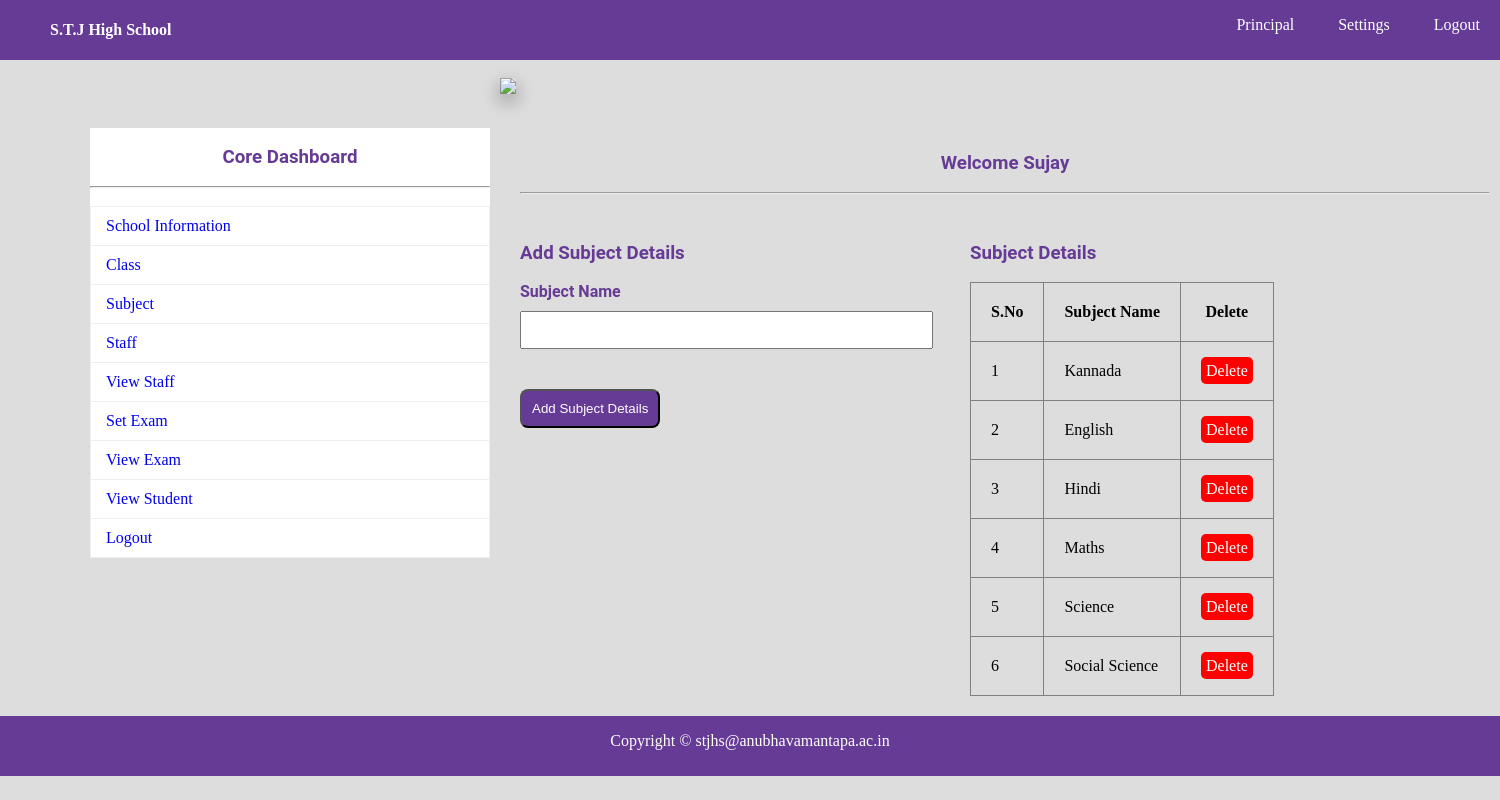
Page /add_sub.php (signed in) on the committed database.
### tables this page shows
CREATE TABLE IF NOT EXISTS `sub` (
  `SID` int(11) NOT NULL AUTO_INCREMENT,
  `SNAME` varchar(150) NOT NULL,
  PRIMARY KEY (`SID`)
);

### add_sub.php (the view, shortened to what this page needs)
<?php
	include"database.php";
?>
<!DOCTYPE html>
<html>
	<head>
		<link rel="stylesheet" type="text/css" href="css/style.css">
	</head>
	<body>
				<?php include"navbar.php";?><br>
				<img src="img/1.png" style="margin-left:500px;" class="sha">
			<div id="section">
					<?php include"sidebar.php";?><br><br><br>
					<h3 class="text">Welcome <?php echo $_SESSION["ANAME"]; ?></h3><br><hr><br>
					<div class="content1">
						<h3 > Add Subject Details</h3><br>
						<form method="post" action="<?php echo $_SERVER["PHP_SELF"];?>">
						   <label>Subject Name</label><br>
						   <input type="text" name="sname" required class="input">
						   <button type="submit" class="btn" name="submit">Add Subject Details</button>
						</form>
					</div>
				<div class="tbox" >
					<h3 style="margin-top:30px;"> Subject Details</h3><br>
					<table border="1px" >
						<tr>
							<th>S.No</th>
							<th>Subject Name</th>
							<th>Delete</th>
						</tr>
						<?php
							$s="select * from sub";
							$res=$db->query($s);
							if($res->num_rows>0)
							{
								$i=0;
								while($r=$res->fetch_assoc())
								{
									$i++;
									echo "
										<tr>
										<td>{$i}</td>
										<td>{$r["SNAME"]}</td>
										<td><a href='sub_delete.php?id={$r["SID"]}' class='btnr'>Delete</a></td>
										</tr>
									";
								}
							}
							else
							{
								echo "No Record Found";
							}
						?>
					</table>
				</div>
			</div>
				<?php include"footer.php";?>
	</body>
</html>

### css/style.css (style rules this page uses)
* { padding:0px; margin:0px; }
html { background:#dddddd; }
a { text-decoration:none; }
h1,h2,h3,h4,h5,h6,label { font-family:roboto; color:#663b95; }
.btn { border-radius:8px; padding:10px; background:#663b95; color:white; margin-top:40px; }
.btnr { border-radius:5px; padding:5px; background:#ff0000; color:white; }
.sha { -webkit-box-shadow: 0 8px 17px 0 rgba(0, 0, 0, 0.2), 0 6px 20px 0 rgba(0, 0, 0, 0.19); -moz-box-shadow: 0 8px 17px 0 rgba(0, 0, 0, 0.2), 0 6px 20px 0 rgba(0, 0, 0, 0.19); box-shadow: 0 8px 17px 0 rgba(0, 0, 0, 0.2), 0 6px 20px 0 rgba(0, 0, 0, 0.19); }
.input { height:30px; width:90%; padding:2px; margin-top:10px; }
label { font-weight:bold; }
.content1 { margin-top:30px; }
.text { text-align:center; }
#section { height:auto; width:1400px; margin-left:90px; font-family:cambria; }
.content1 { margin-top:30px; height:auto; width:450px; float:left; }
.tbox { float:left; }
.tbox table { border-collapse:collapse; }
tr,td,th { padding:20px; }
table { border-collapse:collapse; }

### rows in the picture
sub: SNAME "Kannada"
sub: SNAME "English"
sub: SNAME "Hindi"
sub: SNAME "Maths"
sub: SNAME "Science"
sub: SNAME "Social Science"

### other values in the picture
$_SESSION["ANAME"] "Sujay"
